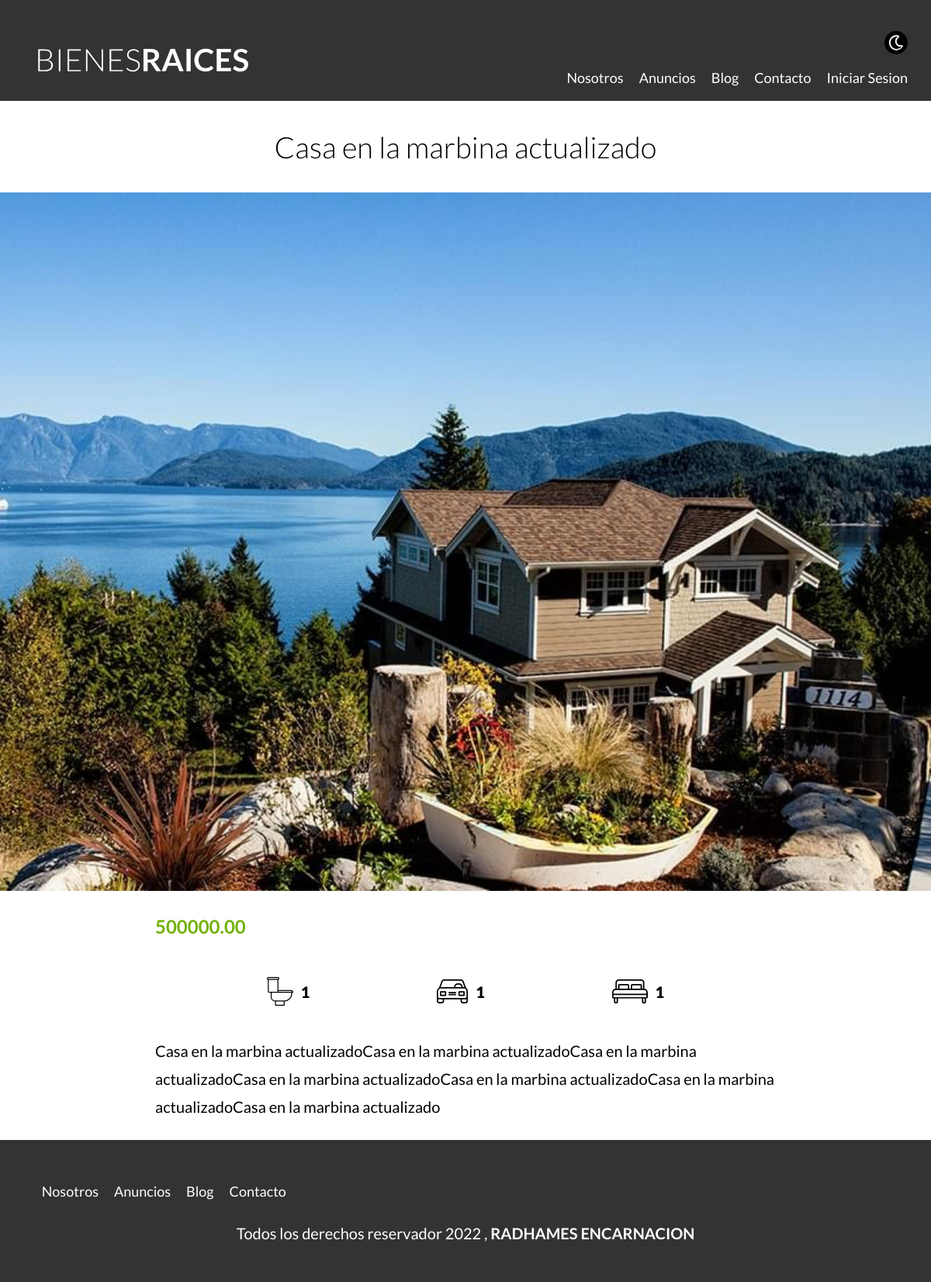
Page /propiedad?id=51 on the committed database.
### tables this page shows
CREATE TABLE `propiedades` (
  `id` int(11) NOT NULL,
  `titulo` varchar(60) DEFAULT NULL,
  `precio` decimal(10,2) DEFAULT NULL,
  `imagen` varchar(200) DEFAULT NULL,
  `descripcion` longtext DEFAULT NULL,
  `habitaciones` int(1) DEFAULT NULL,
  `wc` int(1) DEFAULT NULL,
  `estacionamiento` int(1) DEFAULT NULL,
  `creado` date DEFAULT NULL,
  `vendedorId` int(11) DEFAULT NULL
);

### controllers/PaginasController.php (called while the page is built, shortened)
<?php
class PaginasController
{
    public static function propiedad(Router $router)
    {
        $id = validarORedireccionar('anuncios', false);
        $propiedad = Propiedad::find($id);
        $router->render('paginas/propiedad', [
            'propiedad' => $propiedad
        ]);
    }
}

### public/index.php (called while the page is built, shortened)
<?php
$router = new Router;
$router->get('/admin', [PropiedadController::class, 'index']);
$router->get('/propiedades/crear', [PropiedadController::class, 'crear']);
$router->post('/propiedades/crear', [PropiedadController::class, 'crear']);
$router->get('/propiedades/actualizar',  [PropiedadController::class, 'actualizar']);
$router->post('/propiedades/actualizar', [PropiedadController::class, 'actualizar']);
$router->post('/propiedades/eliminar', [PropiedadController::class, 'eliminar']);
$router->get('/vendedores/crear', [VendedoresController::class, 'crear']);
$router->post('/vendedores/crear', [VendedoresController::class, 'crear']);
$router->get('/vendedores/actualizar',  [VendedoresController::class, 'actualizar']);
$router->post('/vendedores/actualizar', [VendedoresController::class, 'actualizar']);
$router->post('/vendedores/eliminar', [VendedoresController::class, 'eliminar']);
$router->get('/', [PaginasController::class, 'index']);
$router->get('/nosotros', [PaginasController::class, 'nosotros']);
$router->get('/anuncios', [PaginasController::class, 'anuncios']);
$router->get('/propiedad', [PaginasController::class, 'propiedad']);
$router->get('/blog', [PaginasController::class, 'blog']);
$router->get('/entrada', [PaginasController::class, 'entrada']);
$router->get('/contacto', [PaginasController::class, 'contacto']);
$router->post('/contacto', [PaginasController::class, 'contacto']);
$router->get('/login' , [LoginController::class, 'login']);
$router->post('/login' , [LoginController::class, 'login']);
$router->get('/logout' , [LoginController::class, 'logout']);
$router->comprobarRutas();

### includes/funciones.php (called while the page is built, shortened)
<?php
function validarORedireccionar($url, $mensaje)
{
    $id = $_GET['id'] ?? NULL;
    $id = filter_var($id, FILTER_VALIDATE_INT);
    return $id;
}

### models/ActiveRecord.php (called while the page is built, shortened)
<?php
class ActiveRecord
{
    protected static $db;
    protected static $tabla = '';
    public static function setBD($database)
    {
        self::$db = $database;
    }
    public static function find($id)
    {
        $query = "SELECT * FROM " . static::$tabla . " WHERE id = ${id}";
        $resultado = self::consultarSQL($query);
        return array_shift($resultado);
    }
    public static function consultarSQL($query)
    {
        $resultado = self::$db->query($query);
        $array = [];
        while ($registro = $resultado->fetch_assoc()) {
            $array[] = static::crearObjeto($registro);
        }
        return $array;
    }
    protected static function crearObjeto($registro)
    {
        $objeto = new static;
        foreach ($registro as $key => $value) {
            if (property_exists($objeto, $key)) {
                $objeto->$key = $value;
            }
        }
        return $objeto;
    }
}

### view/paginas/propiedad.php (the view)
<main class=" seccion">
    <h1><?php echo $propiedad->titulo ?> </h1>
    <picture>
        <img src="/imagenes/<?php echo $propiedad->imagen ?>" alt="texto de destacada" loading="lazy">
    </picture>
    <div class="resumen-propiedad contenedor contenido-centrado">
        <p class="precio"><?php echo $propiedad->precio ?></p>
        <ul class="iconos-caracteristica">
            <li>
                <img loading="lazy" src="/build/img/icono_wc.svg" alt="icono">
                <p><?php echo $propiedad->wc ?></p>
            </li>
            <li>
                <img loading="lazy" src="/build/img/icono_estacionamiento.svg" alt="icono">
                <p><?php echo $propiedad->estacionamiento ?></p>
            </li>
            <li>
                <img loading="lazy" src="/build/img/icono_dormitorio.svg" alt="icono">
                <p><?php echo $propiedad->habitaciones ?></p>
            </li>
        </ul>
        <p>
            <?php echo $propiedad->descripcion ?>
        </p>
    </div>
</main>

### public/build/css/app.css (style rules this page uses)
html { -webkit-text-size-adjust:100%;line-height:1.15 }
body { margin:0 }
main { display:block }
h1 { font-size:2em;margin:.67em 0 }
img { border-style:none }
html { box-sizing:border-box;font-size:62.5% }
*,:after,:before { box-sizing:inherit }
body { font-family:Lato,sans-serif;font-size:1.6rem;line-height:1.8 }
p { color:#000;font-size:2rem }
.contenedor { margin:0 auto;max-width:120rem;width:95% }
img,picture { display:block;width:100% }
h1,h2,h3 { font-family:Lato,sans-serif;font-weight:300;margin:2.5rem 0;text-align:center }
h1 { font-size:3.8rem }
.seccion { margin-bottom:2.5rem;margin-top:2.5rem }
.contenido-centrado { max-width:800px }
.precio { color:#71b100;font-size:2.4rem;font-weight:700 }
.iconos-caracteristica { gap:2rem;justify-content:space-evenly;padding:0 }
.iconos-caracteristica,li { align-items:center;display:flex }
li { gap:1rem;justify-content:space-between;list-style:none }
li p { font-weight:900 }

### rows in the picture
propiedades: titulo "Casa en la marbina actualizado", imagen (picture), precio "500000.00", wc "1", estacionamiento "1", habitaciones "1", descripcion "Casa en la marbina actualizadoCasa en la marbina actualizadoCasa en la marbina actualizadoCasa en la marbina actualizadoCasa en la marbina actualizadoCasa en la marbina actualizadoCasa en la marbina actualizado"
